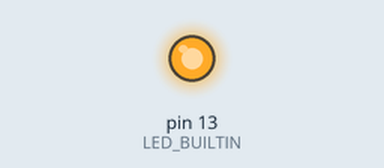
A sketch run on a simulated Arduino Uno, built with avr-gcc and run on an emulated ATmega328P. Shown: output pins drawn as LEDs (lit = HIGH).

Above: at 0.5 s.
At 5.4 s:
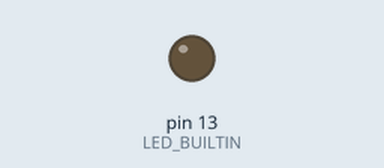
Timing chart, 0 to 9.0 s (numbered marks = the images above):
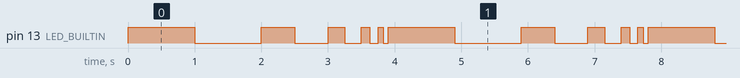

Measured:
- by itself, pin 13 (LED_BUILTIN): repeats every 3.9 s: LOW 1.0 s, HIGH 0.50 s, LOW 0.50 s, HIGH 0.25 s, LOW 0.25 s, HIGH 0.13 s, LOW 0.13 s, HIGH 0.08 s, LOW 0.08 s, HIGH 1.0 s
- by itself, everything shown: repeats every 3.9 s, in 10 steps

The sketch:

LED_Blink.ino
```cpp
/*
  http://www.arduino.cc/en/Tutorial/Blink
*/

// the setup function runs once when you press reset or power the board
void setup() {
  // initialize digital pin LED_BUILTIN as an output.
  pinMode(13, OUTPUT);
}

// the loop function runs over and over again forever
void loop() {
  digitalWrite(LED_BUILTIN, HIGH);   // turn the LED on (HIGH is the voltage level)
  delay(1000);                       // wait for a second
  digitalWrite(LED_BUILTIN, LOW);    // turn the LED off by making the voltage LOW
  delay(1000);
    digitalWrite(LED_BUILTIN, HIGH);
  delay(500);
  digitalWrite(LED_BUILTIN, LOW);
  delay(500);
    digitalWrite(LED_BUILTIN, HIGH);
  delay(250);
  digitalWrite(LED_BUILTIN, LOW);
  delay(250);
    digitalWrite(LED_BUILTIN, HIGH);
  delay(125);
  digitalWrite(LED_BUILTIN, LOW);
  delay(125);
    digitalWrite(LED_BUILTIN, HIGH);
  delay(75);
  digitalWrite(LED_BUILTIN, LOW);
  delay(75);
}
```
